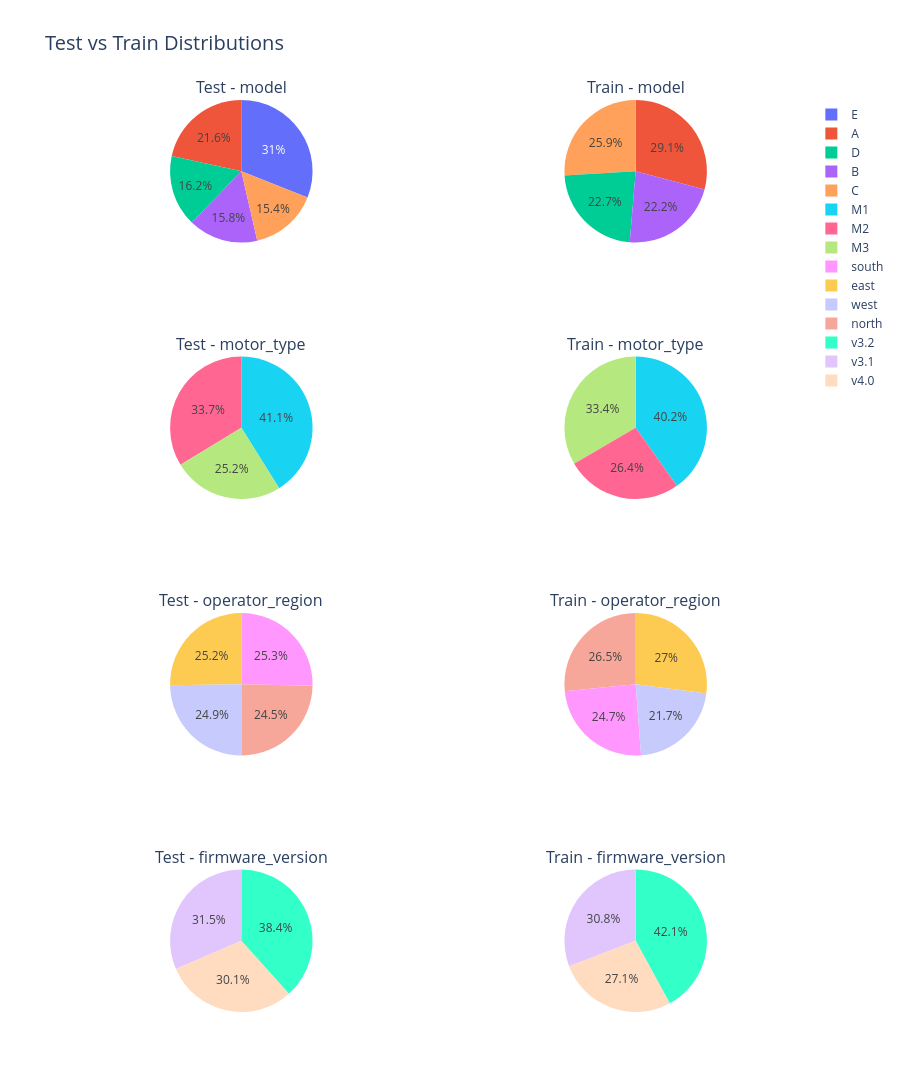

The notebook cell saved with this chart:
### Code cell
# The only discrepancy is that the Model E aircraft is not in the training set
from plotly.subplots import make_subplots

categorical_columns = ["model", "motor_type", "operator_region", "firmware_version"]
figure = make_subplots(rows=4, cols=2,
                    specs=[[{"type": "pie"}, {"type": "pie"}]] * 4,
                    subplot_titles = [
                        f"{dataset_name} - {category}"
                        for category in categorical_columns
                        for dataset_name in ["Test", "Train"]
                    ])

for row, category in enumerate(categorical_columns, start=1):
    for (column,dataset) in enumerate([test, train], start=1):
        figure.add_trace(
            px.pie(dataset, names=category).data[0],
            row=row, col=column
        )
figure.update_layout(
    height=1200,
    width=900,
    title_text="Test vs Train Distributions",  # optional overall title
    title_font_size=20
)
figure.show()

### Figure 1 — Plotly figure (JSON) as saved in the notebook; plotly's stock layout.template omitted (floating-point values rounded to 4 significant figures; data arrays with more than 128 entries replaced by an {"elided": "..."} marker saying what was removed)
{"data": [{"domain": {"x": [0, 0.45], "y": [0.8438, 1]}, "hovertemplate": "model=%{label}<extra></extra>", "labels": {"elided": "7534 str values"}, "legendgroup": "", "name": "", "showlegend": true, "type": "pie"}, {"domain": {"x": [0.55, 1], "y": [0.8438, 1]}, "hovertemplate": "model=%{label}<extra></extra>", "labels": {"elided": "15872 str values"}, "legendgroup": "", "name": "", "showlegend": true, "type": "pie"}, {"domain": {"x": [0, 0.45], "y": [0.5625, 0.7188]}, "hovertemplate": "motor_type=%{label}<extra></extra>", "labels": {"elided": "7534 str values"}, "legendgroup": "", "name": "", "showlegend": true, "type": "pie"}, {"domain": {"x": [0.55, 1], "y": [0.5625, 0.7188]}, "hovertemplate": "motor_type=%{label}<extra></extra>", "labels": {"elided": "15872 str values"}, "legendgroup": "", "name": "", "showlegend": true, "type": "pie"}, {"domain": {"x": [0, 0.45], "y": [0.2812, 0.4375]}, "hovertemplate": "operator_region=%{label}<extra></extra>", "labels": {"elided": "7534 str values"}, "legendgroup": "", "name": "", "showlegend": true, "type": "pie"}, {"domain": {"x": [0.55, 1], "y": [0.2812, 0.4375]}, "hovertemplate": "operator_region=%{label}<extra></extra>", "labels": {"elided": "15872 str values"}, "legendgroup": "", "name": "", "showlegend": true, "type": "pie"}, {"domain": {"x": [0, 0.45], "y": [0, 0.1562]}, "hovertemplate": "firmware_version=%{label}<extra></extra>", "labels": {"elided": "7534 str values"}, "legendgroup": "", "name": "", "showlegend": true, "type": "pie"}, {"domain": {"x": [0.55, 1], "y": [0, 0.1562]}, "hovertemplate": "firmware_version=%{label}<extra></extra>", "labels": {"elided": "15872 str values"}, "legendgroup": "", "name": "", "showlegend": true, "type": "pie"}], "layout": {"annotations": [{"font": {"size": 16}, "showarrow": false, "text": "Test - model", "x": 0.225, "xanchor": "center", "xref": "paper", "y": 1, "yanchor": "bottom", "yref": "paper"}, {"font": {"size": 16}, "showarrow": false, "text": "Train - model", "x": 0.775, "xanchor": "center", "xref": "paper", "y": 1, "yanchor": "bottom", "yref": "paper"}, {"font": {"size": 16}, "showarrow": false, "text": "Test - motor_type", "x": 0.225, "xanchor": "center", "xref": "paper", "y": 0.7188, "yanchor": "bottom", "yref": "paper"}, {"font": {"size": 16}, "showarrow": false, "text": "Train - motor_type", "x": 0.775, "xanchor": "center", "xref": "paper", "y": 0.7188, "yanchor": "bottom", "yref": "paper"}, {"font": {"size": 16}, "showarrow": false, "text": "Test - operator_region", "x": 0.225, "xanchor": "center", "xref": "paper", "y": 0.4375, "yanchor": "bottom", "yref": "paper"}, {"font": {"size": 16}, "showarrow": false, "text": "Train - operator_region", "x": 0.775, "xanchor": "center", "xref": "paper", "y": 0.4375, "yanchor": "bottom", "yref": "paper"}, {"font": {"size": 16}, "showarrow": false, "text": "Test - firmware_version", "x": 0.225, "xanchor": "center", "xref": "paper", "y": 0.1562, "yanchor": "bottom", "yref": "paper"}, {"font": {"size": 16}, "showarrow": false, "text": "Train - firmware_version", "x": 0.775, "xanchor": "center", "xref": "paper", "y": 0.1562, "yanchor": "bottom", "yref": "paper"}], "height": 1200, "title": {"font": {"size": 20}, "text": "Test vs Train Distributions"}, "width": 900}}
